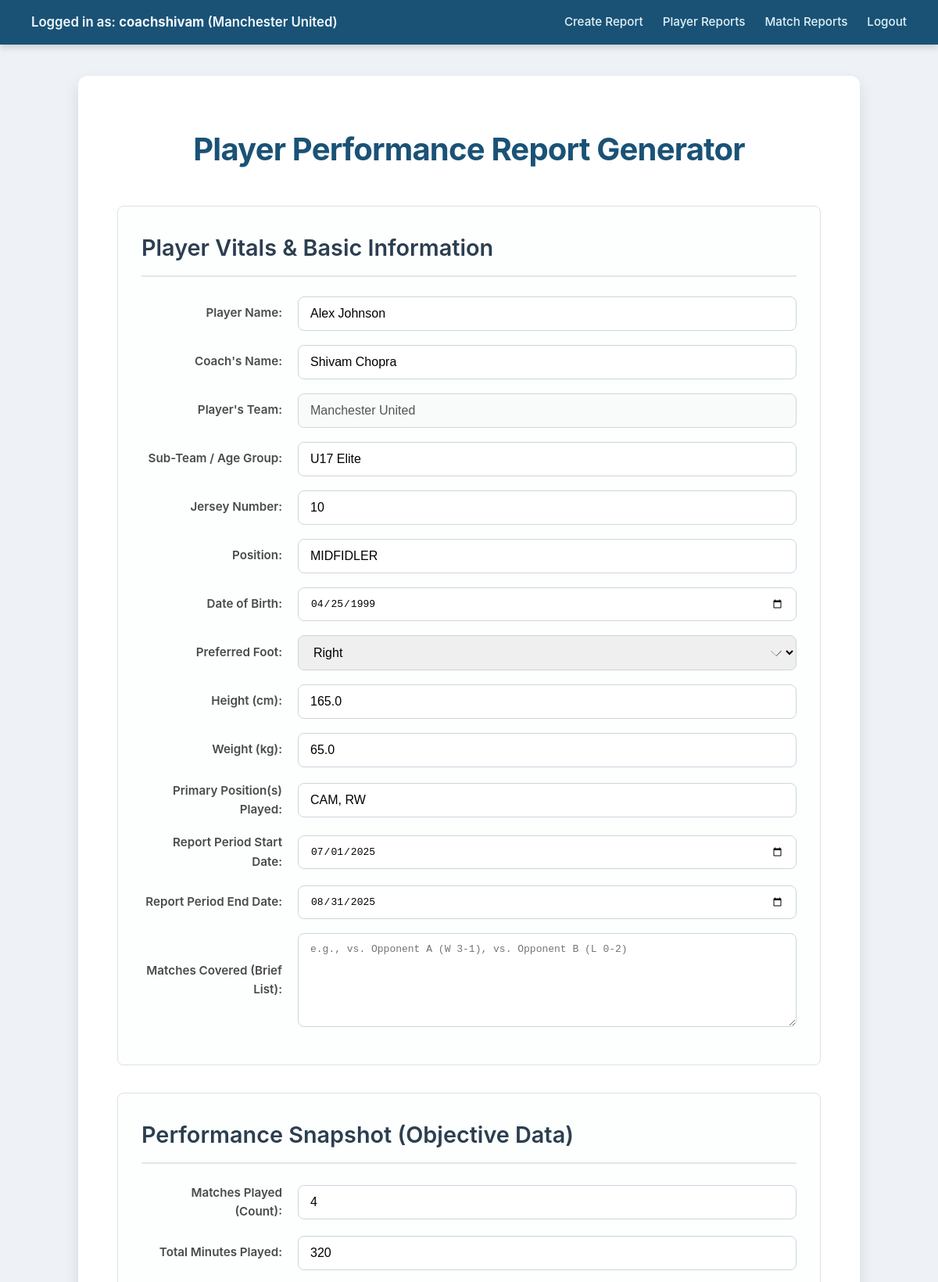
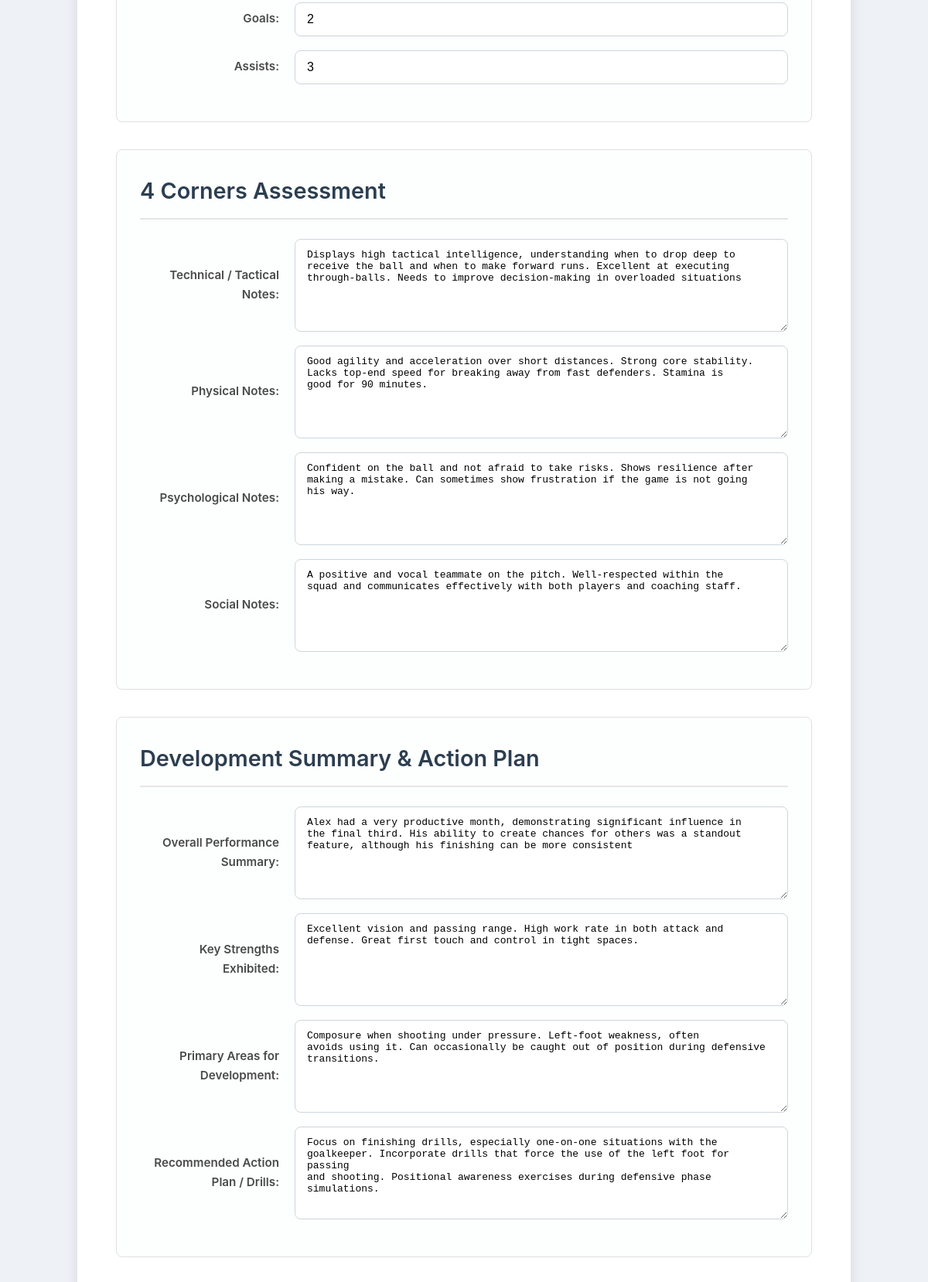
The page /edit_player/2 (signed in, upper part) on the database its author committed (2 pictures, top to bottom).
### app.py (models this page shows, shortened)
class User(UserMixin, db.Model):
    id = db.Column(db.Integer, primary_key=True)
    username = db.Column(db.String(80), unique=True, nullable=False)
    password_hash = db.Column(db.String(128), nullable=False)
    club_id = db.Column(db.Integer, db.ForeignKey('club.id'), nullable=False)

class Club(db.Model):
    id = db.Column(db.Integer, primary_key=True)
    name = db.Column(db.String(100), unique=True, nullable=False)
    users = db.relationship('User', backref='club', lazy=True)
    players = db.relationship('Player', backref='club', lazy=True)
    matches = db.relationship('Match', backref='club', lazy=True)

class Player(db.Model):
    id = db.Column(db.Integer, primary_key=True)
    player_name = db.Column(db.String(100), nullable=False)
    coach_name = db.Column(db.String(100)) # ADD THIS LINE
    sub_team = db.Column(db.String(50))
    player_team = db.Column(db.String(100))
    primary_positions = db.Column(db.String(100))
    report_period_start = db.Column(db.String(20))
    report_period_end = db.Column(db.String(20))
    matches_covered = db.Column(db.Text)
    matches_played = db.Column(db.Integer)
    total_minutes_played = db.Column(db.Integer)
    goals = db.Column(db.Integer)
    assists = db.Column(db.Integer)
    technical_tactical_notes = db.Column(db.Text)
    physical_notes = db.Column(db.Text)
    psychological_notes = db.Column(db.Text)
    social_notes = db.Column(db.Text)
    overall_performance_summary = db.Column(db.Text)
    key_strengths_exhibited = db.Column(db.Text)
    primary_areas_development = db.Column(db.Text)
    recommended_action_plan = db.Column(db.Text)
    jersey_number = db.Column(db.Integer)
    position = db.Column(db.String(50))
    dob = db.Column(db.String(20))
    preferred_foot = db.Column(db.String(20))
    height = db.Column(db.Float)
    weight = db.Column(db.Float)
    pdf_report_path = db.Column(db.String(255), unique=True, nullable=False)
    created_at = db.Column(db.DateTime, default=db.func.now())
    club_id = db.Column(db.Integer, db.ForeignKey('club.id'), nullable=False)

### app.py (the view, shortened to what this page needs)
@app.route('/edit_player/<int:player_id>', methods=['GET', 'POST'])
@login_required
def edit_player(player_id):
    player = db.session.query(Player).filter_by(id=player_id, club_id=current_user.club.id).first_or_404()
    return render_template('input_form.html', player=player, form_data=None, report_type_choice=request.args.get('report_type_choice', 'default_detailed_player_report'))

### app.py (called while the page is built)
@login_manager.user_loader
def load_user(user_id):
    return User.query.get(int(user_id))

### Templates/input_form.html (shortened to what this page needs)
{% extends "base.html" %}
{% block content_heading %}
    <h1>Player Performance Report Generator</h1>
{% endblock %}
{% block content %}
    <form action="{{ url_for('generate_player_report') if not player else url_for('edit_player', player_id=player.id) }}" method="post" enctype="multipart/form-data">
        <div class="form-section">
            <h2>Player Vitals & Basic Information</h2>
            <div class="form-group">
                <label for="player_name">Player Name:</label>
                <input type="text" id="player_name" name="player_name" value="{{ (form_data.player_name if form_data else player.player_name) if player or form_data else '' }}" required>
            </div>
            <div class="form-group">
                <label for="coach_name">Coach's Name:</label>
                <input type="text" id="coach_name" name="coach_name" value="{{ (form_data.coach_name if form_data else player.coach_name) if player or form_data else '' }}">
            </div>
            <div class="form-group">
                <label>Player's Team:</label>
                <input type="text" value="{{ current_user.club.name }}" disabled>
            </div>
            <div class="form-group">
                <label for="sub_team">Sub-Team / Age Group:</label>
                <input type="text" id="sub_team" name="sub_team" value="{{ (form_data.sub_team if form_data else player.sub_team) if player or form_data else '' }}" placeholder="e.g., U15, U21, Reserves">
            </div>
            <div class="form-group">
                <label for="jersey_number">Jersey Number:</label>
                <input type="number" id="jersey_number" name="jersey_number" value="{{ (form_data.jersey_number if form_data else player.jersey_number) if player or form_data else '' }}">
            </div>
            <div class="form-group">
                <label for="position">Position:</label>
                <input type="text" id="position" name="position" value="{{ (form_data.position if form_data else player.position) if player or form_data else '' }}">
            </div>
            <div class="form-group">
                <label for="dob">Date of Birth:</label>
                <input type="date" id="dob" name="dob" value="{{ (form_data.dob if form_data else player.dob) if player or form_data else '' }}">
            </div>
            <div class="form-group">
                <label for="preferred_foot">Preferred Foot:</label>
                <select id="preferred_foot" name="preferred_foot">
                    <option value="Right" {% if ((form_data.preferred_foot if form_data else player.preferred_foot) if player or form_data else '') == 'Right' %}selected{% endif %}>Right</option>
                </select>
            </div>
            <div class="form-group">
                <label for="height">Height (cm):</label>
                <input type="number" id="height" name="height" step="0.1" value="{{ (form_data.height if form_data else player.height) if player or form_data else '' }}">
            </div>
            <div class="form-group">
                <label for="weight">Weight (kg):</label>
                <input type="number" id="weight" name="weight" step="0.1" value="{{ (form_data.weight if form_data else player.weight) if player or form_data else '' }}">
            </div>
            <div class="form-group">
                <label for="primary_positions">Primary Position(s) Played:</label>
                <input type="text" id="primary_positions" name="primary_positions" value="{{ (form_data.primary_positions if form_data else player.primary_positions) if player or form_data else '' }}" placeholder="e.g., CM, CAM, RW">
            </div>
            <div class="form-group">
                <label for="report_period_start">Report Period Start Date:</label>
                <input type="date" id="report_period_start" name="report_period_start" value="{{ (form_data.report_period_start if form_data else player.report_period_start) if player or form_data else '' }}">
            </div>
            <div class="form-group">
                <label for="report_period_end">Report Period End Date:</label>
                <input type="date" id="report_period_end" name="report_period_end" value="{{ (form_data.report_period_end if form_data else player.report_period_end) if player or form_data else '' }}">
            </div>
            <div class="form-group">
                <label for="matches_covered">Matches Covered (Brief List):</label>
                <textarea id="matches_covered" name="matches_covered" rows="3" placeholder="e.g., vs. Opponent A (W 3-1), vs. Opponent B (L 0-2)"></textarea>
            </div>
        </div>
        <div class="form-section">
            <h2>Performance Snapshot (Objective Data)</h2>
            <div class="form-group">
                <label for="matches_played">Matches Played (Count):</label>
                <input type="number" id="matches_played" name="matches_played" value="{{ (form_data.matches_played if form_data else player.matches_played) if player or form_data else '' }}" min="0">
            </div>
            <div class="form-group">
                <label for="total_minutes_played">Total Minutes Played:</label>
                <input type="number" id="total_minutes_played" name="total_minutes_played" value="{{ (form_data.total_minutes_played if form_data else player.total_minutes_played) if player or form_data else '' }}" min="0">
            </div>
            <div class="form-group">
                <label for="goals">Goals:</label>
                <input type="number" id="goals" name="goals" value="{{ (form_data.goals if form_data else player.goals) if player or form_data else '' }}" min="0">
            </div>
            <div class="form-group">
                <label for="assists">Assists:</label>
                <input type="number" id="assists" name="assists" value="{{ (form_data.assists if form_data else player.assists) if player or form_data else '' }}" min="0">
            </div>
        </div>
        <div class="form-section">
            <h2>4 Corners Assessment</h2>
            <div class="form-group">
                <label for="technical_tactical_notes">Technical / Tactical Notes:</label>
                <textarea id="technical_tactical_notes" name="technical_tactical_notes" rows="6" placeholder="Assessment of ball control, passing, shooting, dribbling, positional play, decision-making, etc.">{{ (form_data.technical_tactical_notes if form_data else player.technical_tactical_notes) if player or form_data else '' }}</textarea>
            </div>
            <div class="form-group">
                <label for="physical_notes">Physical Notes:</label>
                <textarea id="physical_notes" name="physical_notes" rows="6" placeholder="Assessment of speed, agility, strength, stamina, endurance, recovery, injury status.">{{ (form_data.physical_notes if form_data else player.physical_notes) if player or form_data else '' }}</textarea>
            </div>
            <div class="form-group">
                <label for="psychological_notes">Psychological Notes:</label>
                <textarea id="psychological_notes" name="psychological_notes" rows="6" placeholder="Assessment of focus, motivation, confidence, composure, resilience, discipline, leadership.">{{ (form_data.psychological_notes if form_data else player.psychological_notes) if player or form_data else '' }}</textarea>
            </div>
            <div class="form-group">
                <label for="social_notes">Social Notes:</label>
                <textarea id="social_notes" name="social_notes" rows="6" placeholder="Assessment of communication, teamwork, coachability, interaction with teammates/staff.">{{ (form_data.social_notes if form_data else player.social_notes) if player or form_data else '' }}</textarea>
            </div>
        </div>
        <div class="form-section">
            <h2>Development Summary & Action Plan</h2>
            <div class="form-group">
                <label for="overall_performance_summary">Overall Performance Summary:</label>
                <textarea id="overall_performance_summary" name="overall_performance_summary" rows="4" placeholder="Comprehensive summary of player's performance">{{ (form_data.overall_performance_summary if form_data else player.overall_performance_summary) if player or form_data else '' }}</textarea>
            </div>
            <div class="form-group">
                <label for="key_strengths_exhibited">Key Strengths Exhibited:</label>
                <textarea id="key_strengths_exhibited" name="key_strengths_exhibited" rows="4" placeholder="Specific areas where the player excelled">{{ (form_data.key_strengths_exhibited if form_data else player.key_strengths_exhibited) if player or form_data else '' }}</textarea>
            </div>
            <div class="form-group">
                <label for="primary_areas_development">Primary Areas for Development:</label>
                <textarea id="primary_areas_development" name="primary_areas_development" rows="4" placeholder="Key aspects the player needs to improve">{{ (form_data.primary_areas_development if form_data else player.primary_areas_development) if player or form_data else '' }}</textarea>
            </div>
            <div class="form-group">
                <label for="recommended_action_plan">Recommended Action Plan / Drills:</label>
                <textarea id="recommended_action_plan" name="recommended_action_plan" rows="4" placeholder="Specific drills or training focus areas">{{ (form_data.recommended_action_plan if form_data else player.recommended_action_plan) if player or form_data else '' }}</textarea>
            </div>
        </div>
    </form>
{% endblock %}

### Templates/base.html (shortened to what this page needs)
<!DOCTYPE html>
<html lang="en">
<head>
    <link rel="stylesheet" href="{{ url_for('static', filename='css/style.css') }}">
</head>
<body>
    <header>
        {% if current_user.is_authenticated %}
        <span>Logged in as: <strong>{{ current_user.username }}</strong> ({{ current_user.club.name }})</span>
        <a href="{{ url_for('select_report_type') }}">Create Report</a>
        <a href="{{ url_for('list_players') }}">Player Reports</a>
        <a href="{{ url_for('list_matches') }}">Match Reports</a>
        <a href="{{ url_for('logout') }}">Logout</a>
        {% else %}
        <a href="{{ url_for('login') }}">Login</a>
        <a href="{{ url_for('register') }}">Register</a>
        {% endif %}
    </header>
    <div class="container">
        {% block content_heading %}{% endblock %}
        {% block content %}{% endblock %}
    </div>
</body>
</html>

### static/css/style.css (style rules this page uses)
body { font-family: 'Inter', 'Segoe UI', Tahoma, Geneva, Verdana, sans-serif; background-color: #eef2f6; margin: 0; padding: 0; display: flex; flex-direction: column; min-height: 100vh; color: #333; line-height: 1.6; }
header { background-color: #1a5276; color: #ffffff; padding: 15px 40px; width: 100%; box-sizing: border-box; position: sticky; top: 0; left: 0; z-index: 1000; box-shadow: 0 4px 8px rgba(0, 0, 0, 0.15); display: flex; justify-content: flex-end; align-items: center; font-size: 0.95em; }
header span { margin-right: auto; font-weight: 600; font-size: 1.1em; color: #f0f8ff; }
header a { margin-left: 25px; color: #e0f2f7; text-decoration: none; font-weight: 500; transition: color 0.3s ease-in-out, text-decoration 0.3s ease-in-out; }
.container { background-color: #ffffff; padding: 35px 50px; border-radius: 12px; box-shadow: 0 8px 20px rgba(0, 0, 0, 0.1); width: 100%; max-width: 1000px; box-sizing: border-box; margin: 40px auto; flex-grow: 1; }
h1 { color: #1a5276; text-align: center; margin-bottom: 40px; font-size: 2.5em; font-weight: 700; letter-spacing: -0.02em; }
h2 { color: #2c3e50; margin-top: 0; margin-bottom: 25px; border-bottom: 2px solid #e5e5e5; padding-bottom: 12px; font-size: 1.8em; font-weight: 600; }
.form-section { margin-bottom: 35px; border: 1px solid #e0e0e0; border-radius: 8px; padding: 30px; background-color: #fdfefe; }
.form-group { margin-bottom: 18px; display: flex; flex-wrap: wrap; align-items: center; }
.form-group label { flex: 0 0 180px; font-weight: 600; color: #4a4a4a; text-align: right; padding-right: 20px; font-size: 0.95em; }
input[type="text"], input[type="number"], input[type="date"], input[type="file"], select, textarea { flex: 1 1 300px; padding: 12px 15px; border: 1px solid #cdd5df; border-radius: 8px; font-size: 1em; box-sizing: border-box; transition: border-color 0.2s ease-in-out, box-shadow 0.2s ease-in-out; }
textarea { min-height: 120px; resize: vertical; }
select { background-repeat: no-repeat; background-position: right 18px center; background-size: 14px; padding-right: 50px; }

### rows shown on the page
User: username "coachshivam"
Club: club.name "Manchester United"
Player: player_name "Alex Johnson", coach_name "Shivam Chopra", sub_team "U17 Elite", jersey_number "10", position "MIDFIDLER", dob "04/25/1999", preferred_foot "Right", height "165.0", weight "65.0", primary_positions "CAM, RW", report_period_start "07/01/2025", report_period_end "08/31/2025", matches_played "4", total_minutes_played "320", goals "2", assists "3", technical_tactical_notes "Displays high tactical intelligence, understanding when to drop deep to receive the ball and when to make forward runs. Excellent at executing through-balls. Needs to improve decision-making in overloaded situations", physical_notes "Good agility and acceleration over short distances. Strong core stability. Lacks top-end speed for breaking away from fast defenders. Stamina is good for 90 minutes.", psychological_notes "Confident on the ball and not afraid to take risks. Shows resilience after making a mistake. Can sometimes show frustration if the game is not going his way.", social_notes "A positive and vocal teammate on the pitch. Well-respected within the squad and communicates effectively with both players and coaching staff.", overall_performance_summary "Alex had a very productive month, demonstrating significant influence in the final third. His ability to create chances for others was a standout feature, although his finishing can be more consistent", key_strengths_exhibited "Excellent vision and passing range. High work rate in both attack and defense. Great first touch and control in tight spaces.", primary_areas_development "Composure when shooting under pressure. Left-foot weakness, often avoids using it. Can occasionally be caught out of position during defensive transitions.", recommended_action_plan "Focus on finishing drills, especially one-on-one situations with the goalkeeper. Incorporate drills that force the use of the left foot for passing and shooting. Positional awareness exercises during defensive phase simulations."
